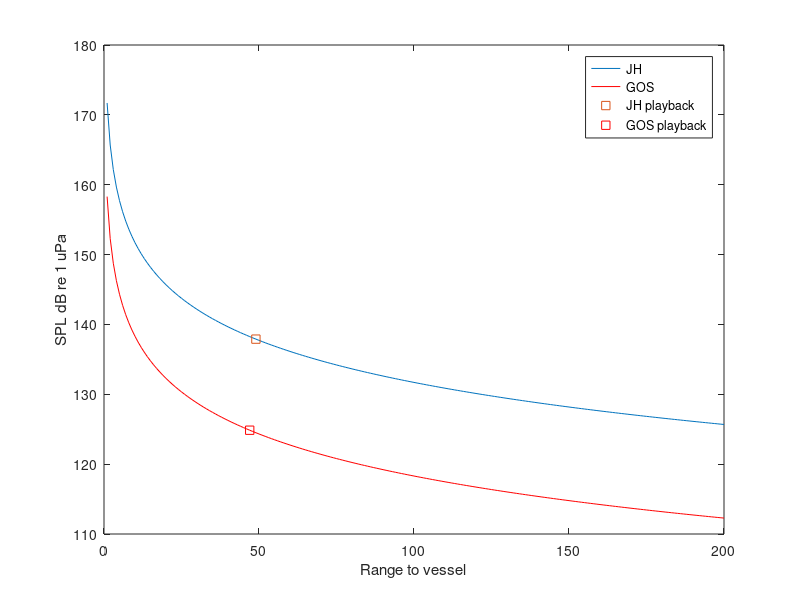

The MATLAB script that drew this image:
% script to document logic in setting ship noise levels
%
%

% SPL's for JH and GOS based on ONA et al filtered from 50-2000 Hz
% see cpscr_vesselnoisetreatmentblock.m
%  parameters
jh.SL=171.7; % SPL for GOS
gos.SL=158.3000; % SPL for JH

% estimated recieve levels in pen (see methods document)
colpen.jh_rl=138  % antipated RL in pen during playback (see methods document)
colpen.gos_rl=125 % anticipated RL in pen during playback (see methods document)



range=1:200; % vector of ranges
jh.rl=jh.SL-20*log10(range);
gos.rl=gos.SL-20*log10(range);

% find where RL matches the level in the pen
index_gos=min(find(gos.rl<colpen.gos_rl));
index_jh=min(find(jh.rl<colpen.jh_rl));

figure
plot(range,jh.rl)
hold
plot(range,gos.rl,'r')
xlabel('Range to vessel')
ylabel('SPL dB re 1 uPa')
 
plot(range(index_jh),jh.rl(index_jh),'s');
plot(range(index_gos),gos.rl(index_gos),'sr');
legend('JH','GOS','JH playback','GOS playback')
